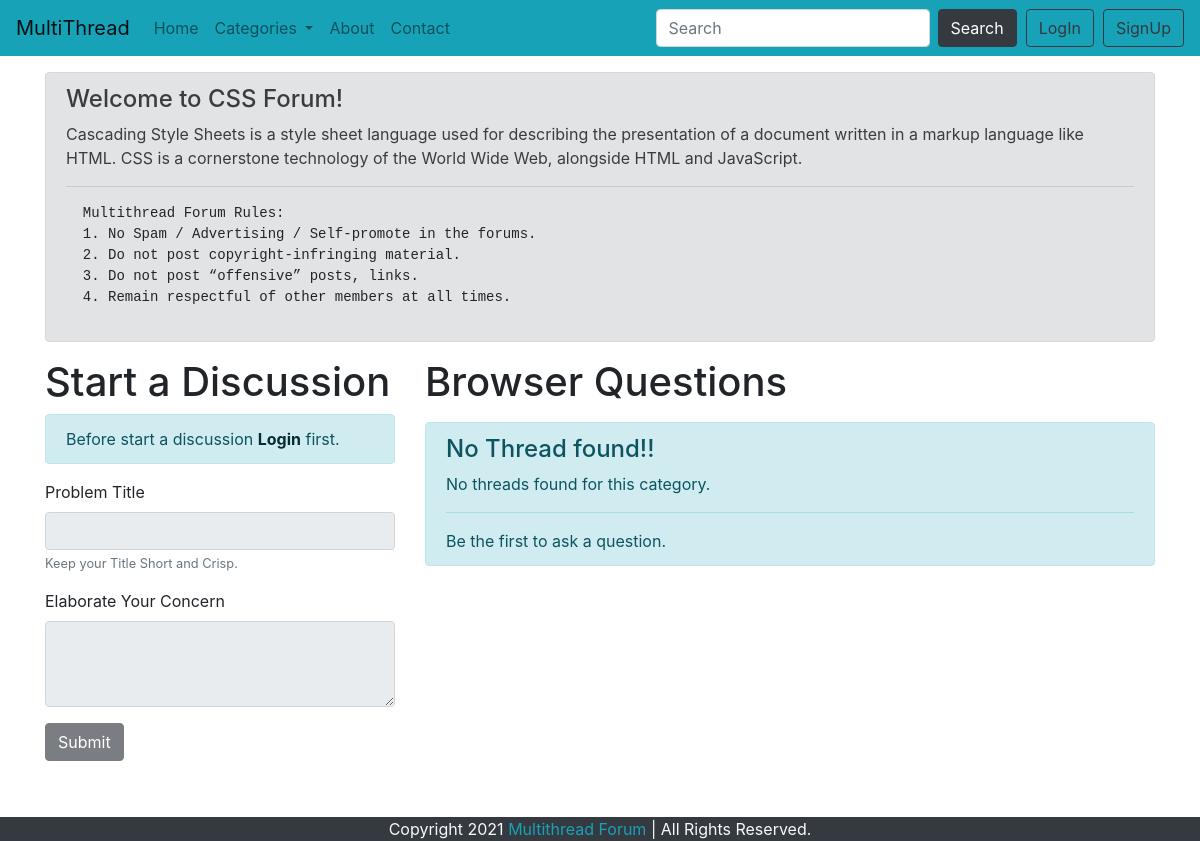
The app's page /threadlist.php?catid=4 with its own data.
### tables this page shows
CREATE TABLE `categories` (
  `category_id` int(8) NOT NULL,
  `category_name` varchar(255) NOT NULL,
  `category_description` varchar(255) NOT NULL,
  `created` datetime NOT NULL DEFAULT CURRENT_TIMESTAMP
);

### threadlist.php (the view, shortened to what this page needs)
<!doctype html>
<html lang="en">
<head>
    <link rel="stylesheet" href="https://stackpath.bootstrapcdn.com/bootstrap/4.5.2/css/bootstrap.min.css"
>
</head>
<body>
    <?php include 'partials/_dbconnect.php';?>
    <?php include 'partials/_header.php';?>
    <?php
    $id = $_GET['catid'];
    $sql = "SELECT * FROM `categories` WHERE `category_id`=$id";
    $result = mysqli_query($conn, $sql);
        while ($row = mysqli_fetch_assoc($result)) {
            $catename = $row['category_name'];
            $catedesc = $row['category_description'];
        }
    ?>
    <div class="container my-3">
    <div class="alert alert-secondary" role="alert">
  <h4 class="alert-heading">Welcome to <?php echo $catename;?> Forum!</h4>
  <p><?php echo $catedesc;?></p>
  <hr>
  <pre class="mb-0">
  Multithread Forum Rules:
  1. No Spam / Advertising / Self-promote in the forums.
  2. Do not post copyright-infringing material.
  3. Do not post “offensive” posts, links.
  4. Remain respectful of other members at all times.
  </pre>
</div>
    </div>
    <div class="container">
        <div class="row">
            <?php
            if (isset($_SESSION['loggedin']) && $_SESSION['loggedin'] == true) {
                echo '
                        <div class="col-md-4">
                            <h1>Start a Discussion</h1>
                            <form class="my-2" action="' . $_SERVER["REQUEST_URI"] . ' "method="POST">
                        <div class="form-group">
                            <label for="ProblemTitle">Problem Title</label>
                            <input type="text" class="form-control" id="ProblemTitle" aria-describedby="note" name="thread_titlels" placeholder="Enter your Problem title" required>
                            <small id="note" class="form-text text-muted">Keep your Title Short and Crisp.</small>
                        </div>
                        <input type="hidden" name="sno" value="' . $_SESSION["sno"] . '">
                        <div class="form-group">
                            <label for="textarea">Elaborate Your Concern</label>
                            <textarea class="form-control" name="thread_descls" id="textarea" rows="3" required></textarea>
                        </div>
                        <button type="submit" class="btn btn-dark">Submit</button>
                        </form>
                    </div>';}
                    else {
                        echo '<div class="col-md-4">
                        <h1>Start a Discussion</h1>
                        <div class="alert alert-info" role="alert">
                            Before start a discussion <a role="button" class="text-decoration-none alert-link" data-toggle="modal" data-target="#loginModal">Login</a> first.
                            </div>
                        <form class="my-2">
                        <fieldset disabled>
                    <div class="form-group">
                        <label for="ProblemTitle">Problem Title</label>
                        <input type="text" class="form-control" id="ProblemTitle" aria-describedby="note" name="thread_titlels">
                        <small id="note" class="form-text text-muted">Keep your Title Short and Crisp.</small>
                    </div>
                    <div class="form-group">
                        <label for="textarea">Elaborate Your Concern</label>
                        <textarea class="form-control" name="thread_descls" id="textarea" rows="3"></textarea>
                    </div>
                    <button type="submit" class="btn btn-dark">Submit</button>
                    </fieldset>
                    </form>
                </div>';
                    }
        ?>
            <div class="col-md-8">
                <h1 class="mb-3">Browser Questions</h1>
                <?php
                $noResult = true;
                if ($noResult) {
                    echo '<div class="alert alert-info" role="alert">
                    <h4 class="alert-heading">No Thread found!!</h4>
                    <p>No threads found for this category.</p>
                    <hr>
                    <p class="mb-0">Be the first to ask a question.</p>
                  </div>';
                }
                ?>
            </div>
        </div>
    </div>
    <?php include 'partials/_footer.php';?>
</body>
</html>

### records on screen
categories: category_name "CSS", category_description "Cascading Style Sheets is a style sheet language used for describing the presentation of a document written in a markup language like HTML. CSS is a cornerstone technology of the World Wide Web, alongside HTML and JavaScript."
